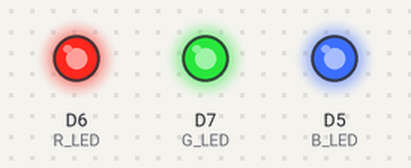
This program was run on a simulated ESP8266 (Wemos D1 mini). Shown: output pins drawn as LEDs (lit = HIGH). What the program prints to the serial monitor is not drawn.

Above: at 0.1 s.
Timing chart, 0 to 1.6 s (numbered marks = the images above):
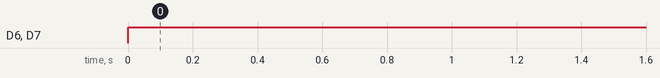

The program:

main.cpp
```cpp
#include <Arduino.h>

#define B_LED  D5
#define R_LED  D6
#define G_LED  D7

void setup() {

  pinMode(B_LED, OUTPUT);
  pinMode(R_LED, OUTPUT);
  pinMode(G_LED, OUTPUT);

  digitalWrite(B_LED, LOW);
  digitalWrite(R_LED, LOW);
  digitalWrite(G_LED, LOW);

  Serial.begin(9600);
}

void loop()
{
 /* digitalWrite(B_LED, LOW);
  digitalWrite(R_LED, LOW);
  digitalWrite(G_LED, LOW);
  Serial.println("LOW");
  delay(2000);*/
  digitalWrite(B_LED, HIGH);
  digitalWrite(R_LED, HIGH);
  digitalWrite(G_LED, HIGH);
  Serial.println("HIGH");
  /*delay(2000);
  digitalWrite(B_LED, HIGH);
  digitalWrite(R_LED, LOW);
  digitalWrite(G_LED, LOW);
  Serial.println("BLUE");
  delay(2000);
  digitalWrite(B_LED, LOW);
  digitalWrite(R_LED, HIGH);
  digitalWrite(G_LED, LOW);
  Serial.println("RED");
  delay(2000);
  digitalWrite(B_LED, LOW);
  digitalWrite(R_LED, LOW);
  digitalWrite(G_LED, HIGH);
  Serial.println("GREEN");
  delay(2000);*/
}
```

Measured:
- by itself, D6 (R_LED), D7 (G_LED): LOW → HIGH at 0.00 s
